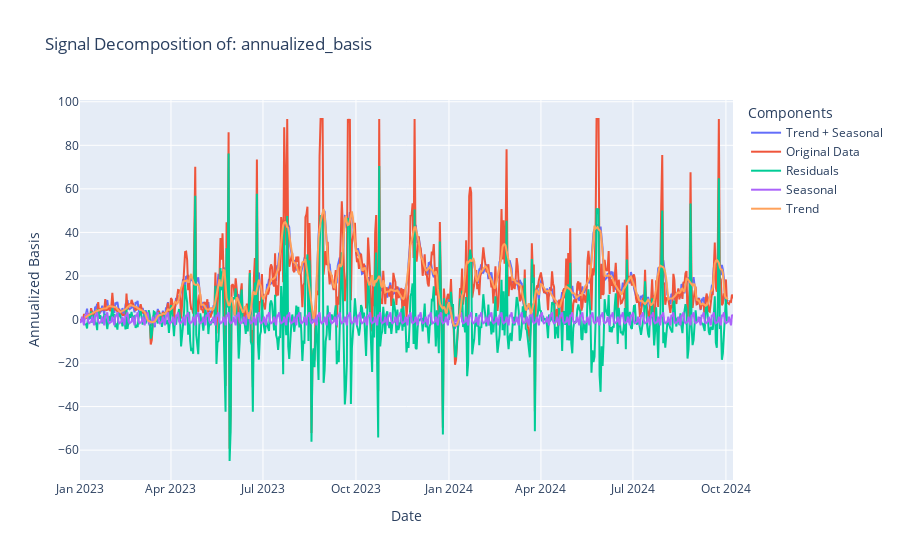

Notebook code cell kept with this figure:
### Code cell
signal_decomp(cleaned_futures.historical_data['annualized_basis'])

### Figure 1 — Plotly figure (JSON) as saved in the notebook; plotly's stock layout.template omitted (floating-point values rounded to 4 significant figures; data arrays with more than 128 entries replaced by an {"elided": "..."} marker saying what was removed)
{"data": [{"mode": "lines", "name": "Trend + Seasonal", "type": "scatter", "x": {"elided": "647 str values"}, "y": {"elided": "647 float values"}}, {"mode": "lines", "name": "Original Data", "type": "scatter", "x": {"elided": "647 str values"}, "y": {"elided": "647 float values"}}, {"mode": "lines", "name": "Residuals", "type": "scatter", "x": {"elided": "647 str values"}, "y": {"elided": "647 float values"}}, {"mode": "lines", "name": "Seasonal", "type": "scatter", "x": {"elided": "647 str values"}, "y": {"elided": "647 float values"}}, {"mode": "lines", "name": "Trend", "type": "scatter", "x": {"elided": "647 str values"}, "y": {"elided": "647 float values"}}], "layout": {"legend": {"title": {"text": "Components"}}, "showlegend": true, "title": {"text": "Signal Decomposition of: annualized_basis"}, "xaxis": {"anchor": "y", "domain": [0, 1], "title": {"text": "Date"}}, "yaxis": {"anchor": "x", "domain": [0, 1], "title": {"text": "Annualized Basis"}}}}
